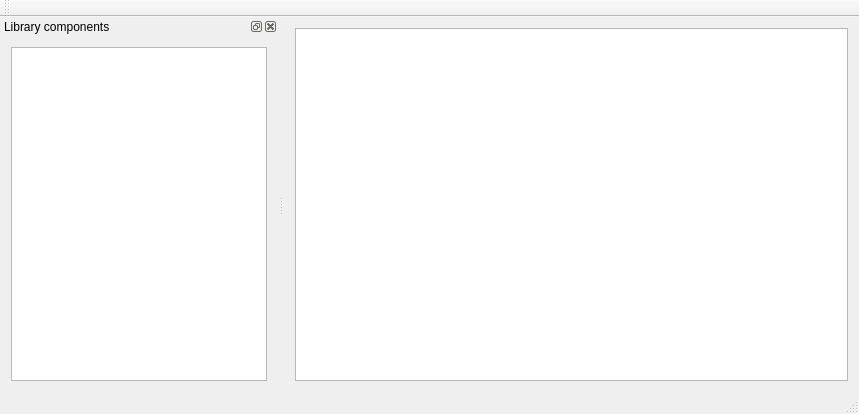
<?xml version="1.0" encoding="UTF-8"?>
<ui version="4.0">
 <class>MainWindow</class>
 <widget class="QMainWindow" name="MainWindow">
  <property name="geometry">
   <rect>
    <x>0</x>
    <y>0</y>
    <width>859</width>
    <height>414</height>
   </rect>
  </property>
  <property name="windowTitle">
   <string>GPNode</string>
  </property>
  <widget class="QWidget" name="centralWidget">
   <layout class="QHBoxLayout" name="horizontalLayout_2">
    <item>
     <widget class="BlockView" name="processView"/>
    </item>
   </layout>
  </widget>
  <widget class="QMenuBar" name="menuBar">
   <property name="geometry">
    <rect>
     <x>0</x>
     <y>0</y>
     <width>859</width>
     <height>25</height>
    </rect>
   </property>
  </widget>
  <widget class="QToolBar" name="mainToolBar">
   <property name="iconSize">
    <size>
     <width>24</width>
     <height>24</height>
    </size>
   </property>
   <attribute name="toolBarArea">
    <enum>TopToolBarArea</enum>
   </attribute>
   <attribute name="toolBarBreak">
    <bool>false</bool>
   </attribute>
  </widget>
  <widget class="QStatusBar" name="statusBar"/>
  <widget class="QDockWidget" name="dockWidget_2">
   <property name="windowTitle">
    <string>Library components</string>
   </property>
   <attribute name="dockWidgetArea">
    <number>1</number>
   </attribute>
   <widget class="QWidget" name="dockWidgetContents_2">
    <layout class="QVBoxLayout" name="verticalLayout">
     <item>
      <widget class="LibTreeView" name="libTreeView"/>
     </item>
    </layout>
   </widget>
  </widget>
 </widget>
 <layoutdefault spacing="6" margin="11"/>
 <customwidgets>
  <customwidget>
   <class>LibTreeView</class>
   <extends>QTreeView</extends>
   <header>itemmodel/libtreeview.h</header>
  </customwidget>
  <customwidget>
   <class>BlockView</class>
   <extends>QGraphicsView</extends>
   <header>itemsview/blockview.h</header>
  </customwidget>
 </customwidgets>
 <resources/>
 <connections/>
</ui>
